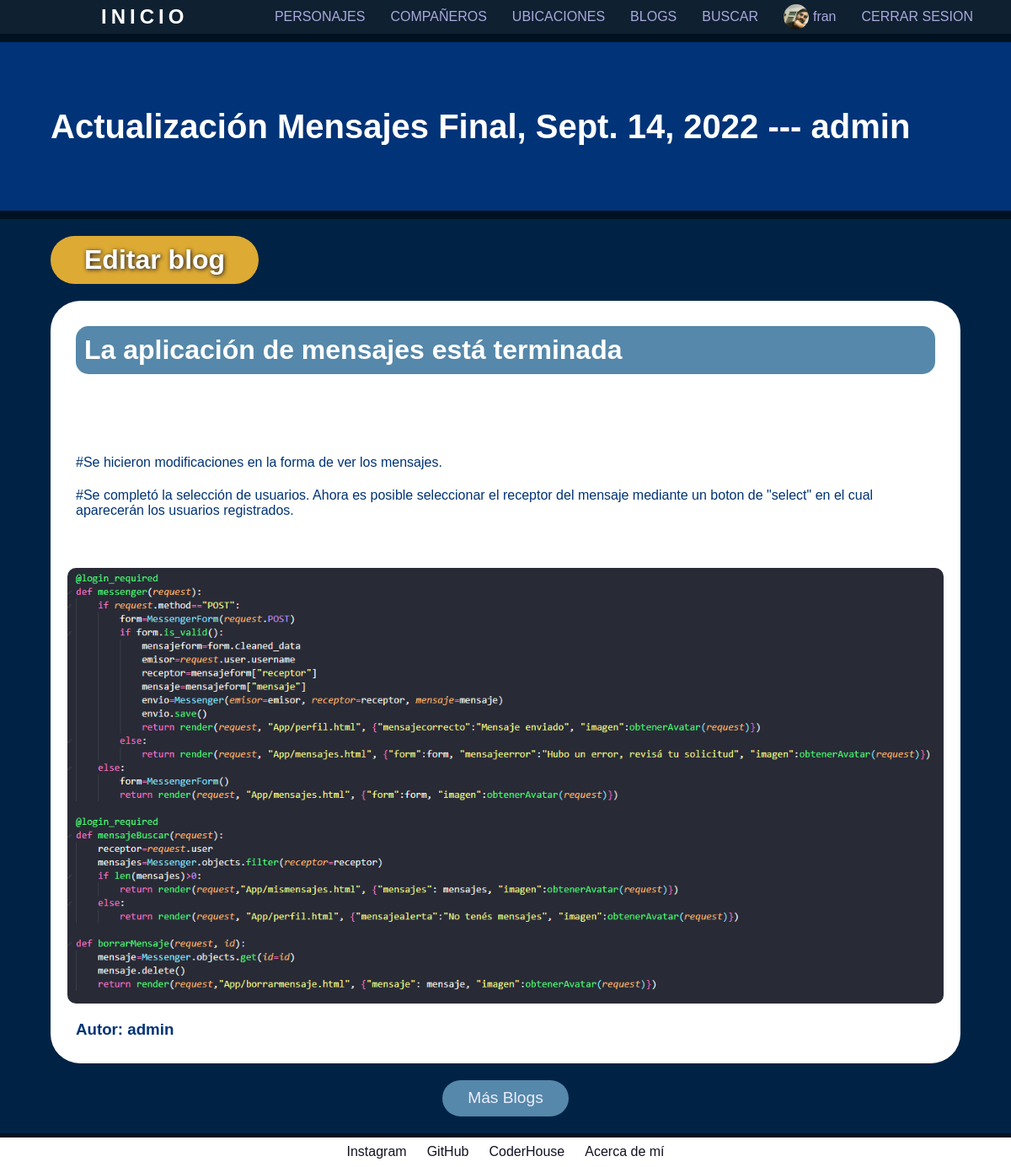
The app's page /AppPersonajes/listablog/20/ (signed in) with its own data.
### AppPersonajes/models.py (models this page shows, shortened)
class UserBlog(models.Model):
    username=models.CharField(max_length=50)
    titulo=models.CharField(max_length=50)
    subtitulo=models.CharField(max_length=100)
    fechapub=models.DateField(default=datetime.now)
    imagen=models.ImageField(upload_to='blogs', null=True, blank=True)
    texto=RichTextField(max_length=2000)

### AppPersonajes/views.py (the view)
# urls.py: path("listablog/<int:id>/", leerBlog, name="blog"),
@login_required
def leerBlog(request, id):
    blog=UserBlog.objects.get(id=id)
    return render(request, "App/blog.html", {"blog":blog, "imagen":obtenerAvatar(request)})

### AppPersonajes/views.py (called while the page is built)
@login_required
def obtenerAvatar(request):
    lista=Avatar.objects.filter(user=request.user)
    if len(lista)!=0:
        imagen=lista[0].imagen.url
    else:
        imagen=""
    return imagen

### AppPersonajes/templates/App/blog.html (shortened to what this page needs)
{% extends "App/padre.html" %}
{% load static %}
{% block titulo_de_pagina %}
    <h1 class="titulotemplates">{{ blog.titulo }},  {{blog.fechapub }} --- {{ blog.username }}</h1>
{% endblock %}
{% block contenido_variable %}
    <div class="contenedor-blog">
        {% if request.user.is_superuser %}
            <a class="editarblog" href="{% url 'editarblog' blog.id %}">Editar blog</a>
        {% endif %}
        <div class="blog">
            <h1>{{ blog.subtitulo }}</h1>
            <p>{{ blog.texto|safe }}</p>
            {% if blog.imagen %}
                <img src="{{ blog.imagen.url }}" alt="img-blog" title="Imagen Blog de {{ blog.username }}">
            {% endif %}
            <h3>Autor: {{ blog.username }}</h3>
        </div>
        <a class="btn_volver" href="{% url 'listablog' %}">Más Blogs</a>
    </div>
{% endblock %}

### AppPersonajes/templates/App/padre.html (shortened to what this page needs)
<!DOCTYPE html>
<html lang="en">
    <head>
        {% load static %}
        <link href= "{% static '\App\css\style.css' %}" rel="stylesheet" />
        <link href="{% static '\App\css\normalize.css' %}" rel="stylesheet">
    </head>
    <body>
        <header>
            <a class="btn_inicio" href="{% url 'inicio' %}">INICIO</a>
            <nav class="barra_nav">
                <ul>
                    <li><a class="btn_ref" href="{% url 'personajes' %}">PERSONAJES</a></li>
                    <li><a class="btn_ref" href="{% url 'compañeros' %}">COMPAÑEROS</a></li>
                    <li><a class="btn_ref" href="{% url 'ubicaciones' %}">UBICACIONES</a></li>
                    <li><a class="btn_ref" href="{% url 'listablog' %}">BLOGS</a></li>
                    <li><a class="btn_ref" href="{% url 'busqueda' %}">BUSCAR</a></li>
                    {% if not request.user.is_authenticated %}
                        <li><a class="btn_ref register" href="{% url 'registrate' %}">REGISTRATE</a></li>
                        <li><a class="btn_ref login" href="{% url 'login' %}">INICIAR SESION</a></li>
                    {% else %}
                        <li><a class="btn_ref" href="{% url 'perfil' %}">
                            {% if imagen %}
                                <img class="img-nav" src="{{ imagen }}" alt="img-perfil" title="Foto perfil de {{ user.username }}">
                            {% endif %}{{ user.username }}
                        </a></li>
                        <li><a class="btn_ref logout" href="{% url 'logout' %}">CERRAR SESION</a></li>
                    {% endif %}
                </ul>
            </nav>
        </header>
            {% block titulo_de_pagina %} {%endblock %}
            {% block contenido_variable %} {% endblock %}
        <footer class="mis_datos">
            <a class="btn_links" target="_blank" href="https://www.instagram.com/gonnzad/">Instagram</a>
            <a class="btn_links" target="_blank" href="https://github.com/GonzaLandini">GitHub</a>
            <a class="btn_links" target="_blank" href="https://plataforma.coderhouse.com/perfil/627a75c68d262f0018d3725f">CoderHouse</a>
            <a class="btn_links" href="{% url 'aboutme' %}">Acerca de mí</a>
        </footer>
    </body>
</html>

### AppPersonajes/static/App/css/style.css (style rules this page uses)
* { color: #fff; text-decoration: none; }
body { background-color: #012; display: flex; flex-direction: column; font-family: sans-serif; }
header { background-color: #123e; display: flex; height: 40px; justify-content: space-between; left: 0; position: fixed; text-align: center; top: 0; width: 100%; z-index: 15; }
.titulotemplates { align-items: center; background-color: #037; color:#fff; display: flex; font-size: 2.5em; height: 200px; margin: 50px 0 10px 0; min-width: max-content; padding: 0 5%; width: 100%; }
.btn_inicio { font-size: 1.5em; font-weight: bold; letter-spacing: 5px; margin: auto; margin-left: 10%; transition: .3s; }
.barra_nav { margin: auto; margin-right: 2.5%; }
.barra_nav ul { display: flex; list-style: none; }
.barra_nav li { margin: auto; }
.img-nav { border-radius: 100%; height: 30px; margin-right: 5px; object-fit:cover; width: 30px; }
.btn_ref { align-items: center; display: flex; color: #aad; margin: 0 15px; min-width: max-content; transition: .3s; }
.mis_datos { background-color: #fff; bottom: 0px; color: #112; display: flex; height: 35px; justify-content: center; position: fixed; width: 100%; z-index: 5; }
.btn_links { color: #112; margin: auto 1%; }
.btn_volver { background-color: #58a; border-radius: 35px; color: #eef; display: flex; font-size: 1.2em; margin: 20px auto; padding: 10px 40px; transition: .3s; width: max-content; }
.contenedor-blog { background-color: #024; margin-bottom: 40px; padding: 20px 5%; width: 100% }
.contenedor-blog .editarblog { background-color: #da3; border-radius: 35px; display: flex; font-size: 2em; font-weight: bold; padding: 10px 40px; text-shadow: 1px 1px 5px #112f; width: max-content; }
.blog { background-color: #fff; border-radius: 35px; padding: 10px 20px; margin: 20px auto; height: max-content; }
.blog h1 { background-color: #58a; border-radius: 15px; color: #fff; padding: 10px ; }
.blog * { color: #037; margin: 20px 10px; }
.blog img { border-radius: 10px; display: block; margin: 0 auto; width: fit-content }
.contenedor-blog .btn_volver { margin: 20px auto 0; padding: 10px 30px; width: max-content; }

### records on screen
UserBlog: titulo "Actualización Mensajes Final", fechapub "Sept. 14, 2022", username "admin", subtitulo "La aplicación de mensajes está terminada", texto "#Se hicieron modificaciones en la forma de ver los mensajes. #Se completó la selección de usuarios. Ahora es posible seleccionar el receptor del mensaje mediante un boton de \"select\" en el cual aparecerán los usuarios registrados.", imagen (picture)

### other values on screen
{{ user.username }} "fran"
